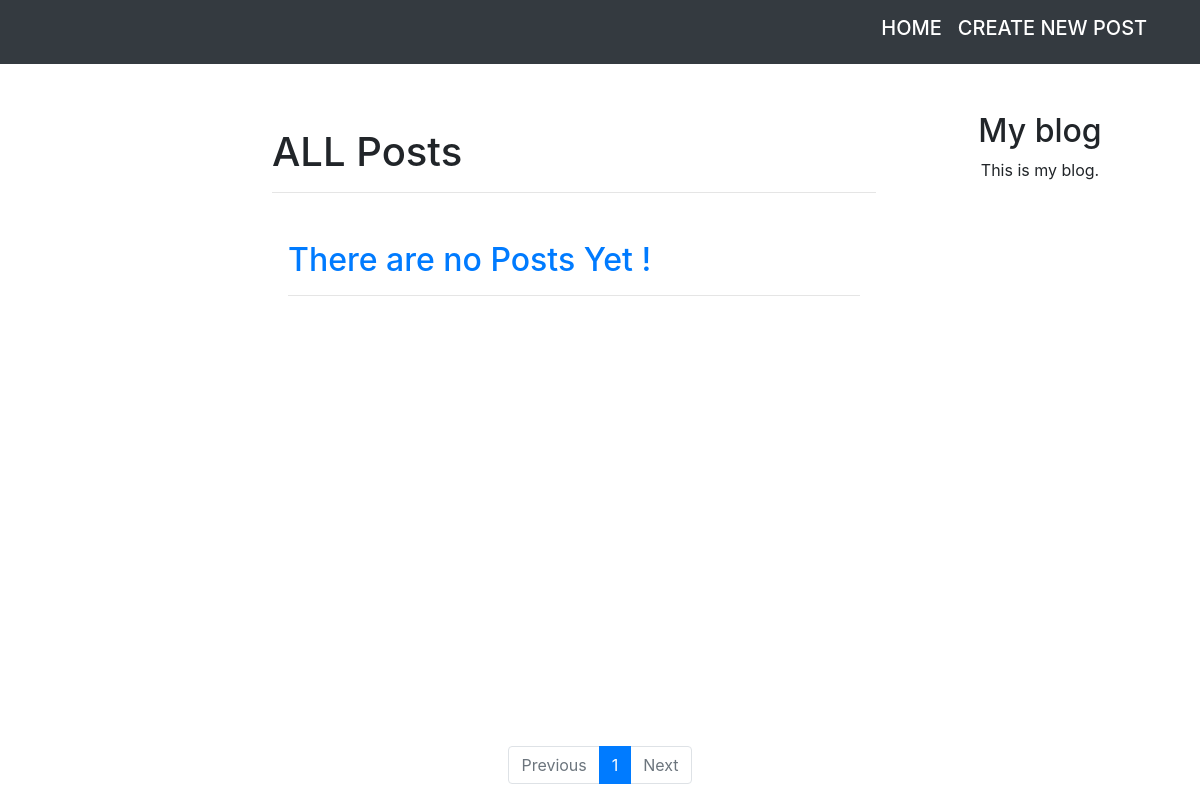
/blog/, run on an earlier commit of the app's database.
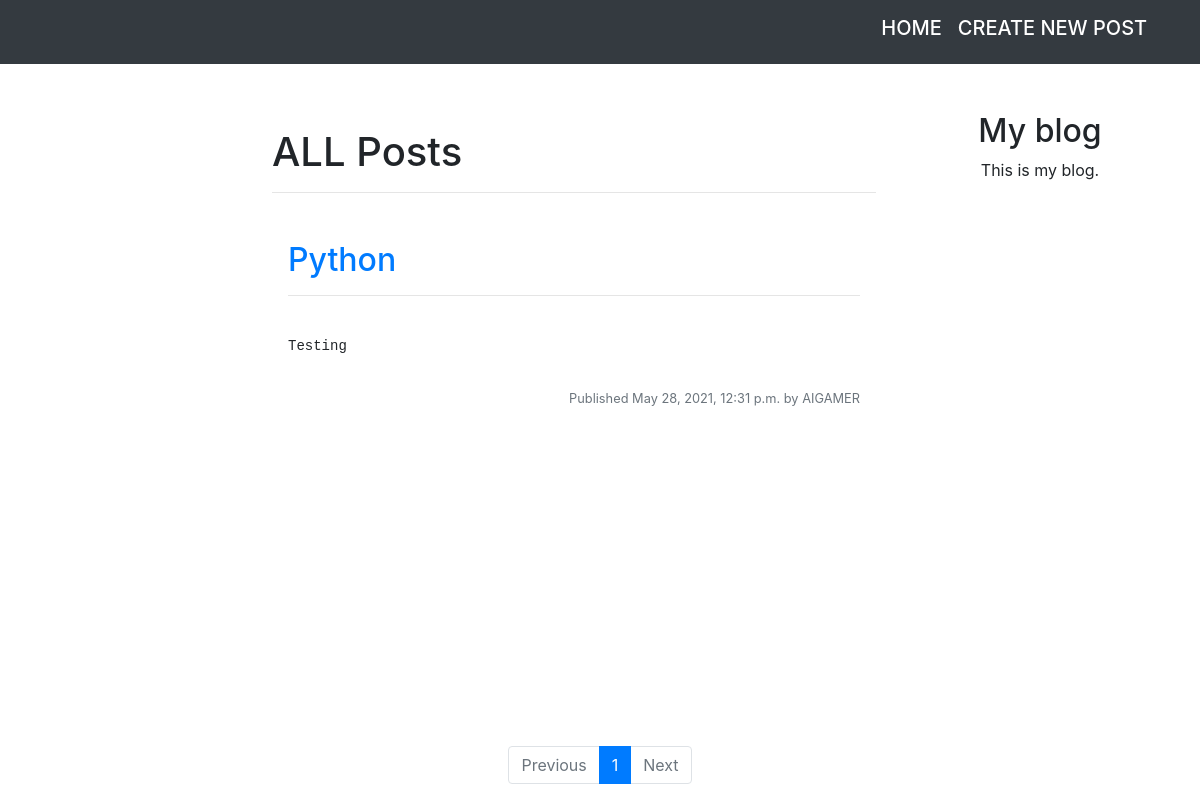
And on a later commit of the database.
### blog/models.py (models this page shows, shortened)
class Post(models.Model):
    STATUS_CHOICES = (
        ('draft', 'Draft'),
        ('published', 'Published'),
    )
    title = models.CharField(max_length = 250)
    slug = models.SlugField(max_length = 250, unique_for_date = 'publish')
    author = models.ForeignKey(settings.AUTH_USER_MODEL, on_delete = models.CASCADE, related_name = 'blog_posts')
    body = models.TextField()
    publish = models.DateTimeField(default = timezone.now)
    created = models.DateTimeField(auto_now_add = True)
    updated = models.DateTimeField(auto_now = True)
    status = models.CharField(max_length = 10, choices = STATUS_CHOICES, default = 'draft')
    class Meta:
        ordering = ('-publish',)
    def get_absolute_url(self):
        return reverse('blog:post_detail',
            args = [
                self.publish.year,
                self.publish.month,
                self.publish.day,
                self.slug
            ]
        )

### mail/models.py (models this page shows)
class User(AbstractUser):
    def serialize(self):
        return {
            "id": self.id,
            "username": self.username,
            "email": self.email,
    }

### blog/views.py (the view)
# urls.py: path('', views.PostListView.as_view(), name='post_list'),
class PostListView(ListView):
    queryset = Post.objects.filter(status = 'published')
    context_object_name = 'posts'
    paginate_by = 3
    template_name = 'blog/post/list.html'

### cart/context_processors.py (called while the page is built)
def cart(request):
    return {'cart': Cart(request)}

### blog/templates/blog/post/list.html (shortened to what this page needs)
{% extends "blog/base.html" %}
{% block content %}
  <div class="sticky-top bg-white py-3">
    <h1>ALL Posts</h1>
    <hr>
  </div>
  {% for post in posts %}
    <div class="bg-white m-3">
      <h2>
        <a href="{{ post.get_absolute_url }}">
          {{ post.title }}
        </a><hr>
      </h2><br>
      <pre>{{ post.body| linebreaks| truncatewords:30 }}</pre>
      <p class="date text-muted small float-right">
        Published {{ post.publish }} by {{ post.author }}
      </p>
    </div>
  {% empty %}
    <div class="bg-white m-3">
      <h2>
        <a href="">
          There are no Posts Yet !
        </a>
        <hr>
      </h2>
    </div>
  {% endfor %}
  <div class="fixed-bottom bg-white">
    {% include "pagination.html" with pages=page_obj %}
  </div>
{% endblock %}

### blog/templates/blog/base.html (shortened to what this page needs)
{% load static %}
<!DOCTYPE html>
<html lang="en" dir="ltr">
  <head>
    <link rel="stylesheet" href = "static/blog/style.css">
    <link rel="stylesheet" href="https://cdn.jsdelivr.net/npm/bootstrap@4.5.3/dist/css/bootstrap.min.css">
  </head>
  <body>
    <nav class="navbar navbar-expand-lg bg-dark" id="mainNav">
      <div class="navbar-collapse container h5">
        <ul class="navbar-nav text-uppercase ml-auto">
          <li class="nav-item"><a class="text-white nav-link" href="{% url 'blog:post_list' %}">Home</a></li>
          <li class="nav-item"><a class="text-white nav-link" href="{% url 'blog:new_post' %}">Create New Post</a></li>
        </ul>
      </div>
    </nav>
    <div class="row mt-5 mx-0">
      <div class="col-sm-2 mr-2 ml-2">
      </div>
      <div class="col-sm-7 px-md-5 ml-2 mr-2" id="content">
        {% block content %}
        {% endblock %}
      </div>
      <div class="col-sm-2 px-md-1 ml-2 mr-2 text-center">
        <h2>My blog</h2>
        <p>This is my blog.</p>
      </div>
    </div>
  </body>
</html>

### blog/templates/pagination.html
<nav aria-label="Page navigation">
  <ul class="pagination justify-content-center">
    {% if pages.has_previous %}
      <li class="page-item">
        <a class="page-link" href="?page={{ pages.previous_page_number }}">Previous</a>
      </li>
    {% else %}
      <li class="page-item disabled">
        <a class="page-link" href="#">Previous</a>
      </li>
    {% endif %}
    {% for i in pages.paginator.page_range %}
      {% if forloop.counter == pages.number %}
        <li class="page-item active">
          <span class="page-link">{{ forloop.counter }}</span>
        </li>
      {% else %}
        <li class="page-item">
          <a class="page-link" href="?page={{ forloop.counter }}">{{ forloop.counter }}</a>
        </li>
      {% endif %}
    {% endfor %}
    {% if pages.has_next %}
      <li class="page-item">
        <a class="page-link" href="?page={{ pages.next_page_number }}">Next</a>
      </li>
    {% else %}
      <li class="page-item disabled">
        <a class="page-link" href="#">Next</a>
      </li>
    {% endif %}
  </ul>
</nav>

What changed in the data, as far as the page shows it:
added Post: title "Python", body "Testing", publish "May 28, 2021, 12:31 p.m.", author "AIGAMER"
Also different on the page:
text no longer shown: "There are no Posts Yet !"
